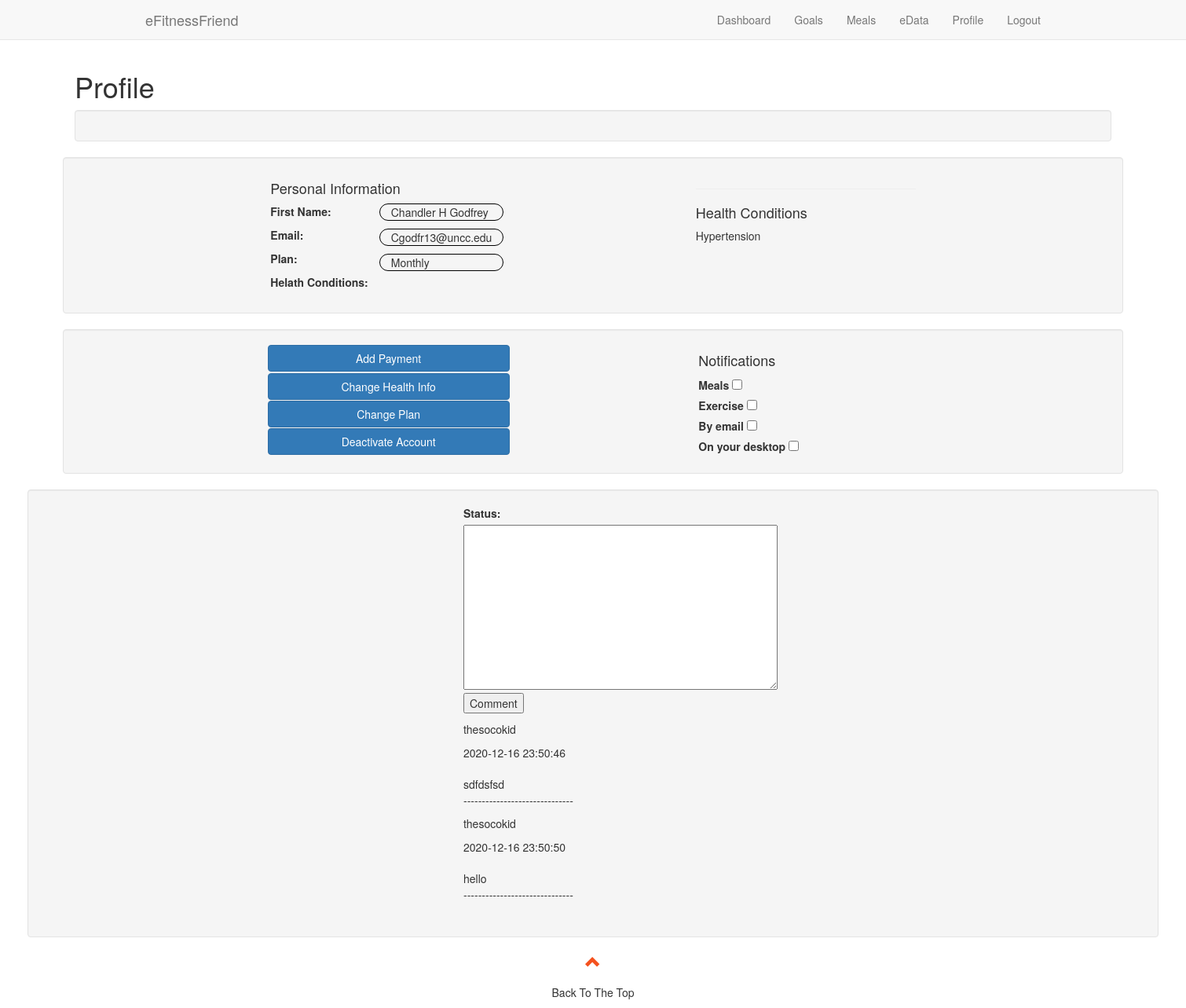
Screenshot of /profile.php (signed in) with the database file from the repository.
### tables this page shows
CREATE TABLE `user_plans` (
  `id` int(11) NOT NULL,
  `user_id` int(50) NOT NULL,
  `monthly` varchar(50) NOT NULL,
  `quartly` varchar(50) NOT NULL,
  `annual` varchar(50) NOT NULL
);

CREATE TABLE `user_data` (
  `id` int(100) NOT NULL,
  `user_id` int(128) NOT NULL,
  `medicalConditions` varchar(128) NOT NULL,
  `currentWeight` int(15) NOT NULL,
  `targetWeight` int(15) NOT NULL,
  `bloodPressure` varchar(9) NOT NULL,
  `targetBloodPressure` varchar(9) NOT NULL,
  `heartRate` int(9) NOT NULL,
  `bloodSugar` int(128) NOT NULL,
  `targetBloodSugar` int(9) NOT NULL,
  `targetCalories` int(15) NOT NULL,
  `age` int(100) NOT NULL,
  `height` varchar(100) NOT NULL
);

CREATE TABLE `user_comments` (
  `id` int(11) NOT NULL,
  `user_id` int(11) NOT NULL,
  `date` datetime NOT NULL,
  `message` varchar(500) NOT NULL
);

### profile.php (the view, shortened to what this page needs)
<!DOCTYPE html>
<html lang="en">
<head>
<body>
  <link rel="stylesheet" href="https://maxcdn.bootstrapcdn.com/bootstrap/3.4.1/css/bootstrap.min.css">
  <link rel="stylesheet" type="text/css" href="settings.css">
</head>
<div id="page-wrap">
<body id="myPage" data-spy="scroll" data-target=".navbar" data-offset="60">
  <div id="Dashboard" class="container-fluid">
    <div id="Goals" class="container-fluid">
      <div id="Meals" class="container-fluid">
        <div id="iData" class="container-fluid">
          <div id="Settings" class="container-fluid">
            <nav class="navbar navbar-default navbar-fixed-top">
              <div class="container">
                <div class="navbar-header">
                  <a class="navbar-brand" href="dashboard.html">eFitnessFriend</a>
                </div>
                <div class="collapse navbar-collapse" id="myNavbar">
                  <ul class="nav navbar-nav navbar-right">
                    <li><a href="dashboard.php">Dashboard</a></li>
                    <li><a href="goals.php">Goals</a></li>
                    <li><a href="meals.php">Meals</a></li>
                    <li><a href="edata.php">eData</a></li>
                    <li><a href="profile.php">Profile</a></li>
                    <li><a href="logout.php">Logout</a></li>
                  </ul>
                </div>
              </div>
            </nav>
            <div class="container-fluid settings">
              <h1>Profile</h1>
              <div class="top-container well">
                </div>
              </div>
              <div class="middle-container well">
                <div class="personal-info-container">
                  <h4>Personal Information</h4>
                  <div class="personal-info">
                  <div class="label-container">
                    <p>First Name:</p>
                    <p>Email:</p>
                    <p>Plan:</p>
                    <p>Helath Conditions:</p>
                  </div>
                  <div class="values-container">
                 <?php
                  $con = mysqli_connect('127.0.0.1', 'root','','e_fitness_friend');
                  $user_id = $_SESSION["userid"];
                  $query = "SELECT * FROM user_plans where `user_id`= $user_id";
                  $query_run = mysqli_query($con, $query);
                  while($row = mysqli_fetch_array($query_run)){
                  $plan = $row['monthly'];
                  }
                  echo "<p>" . $_SESSION["name"] . "</p>";
                  echo "<p>" . $_SESSION["email"] . "</p>";
                  echo "<p>" . $plan.  "</p>";
                    ?>
                  </div>
                </div>
                </div>
                <div class="display-info">
                  <hr>
                  <h4>Health Conditions</h4>
                          <?php
   $con = mysqli_connect('127.0.0.1', 'root','','e_fitness_friend');
                  $user_id = $_SESSION["userid"];
                  $query = "SELECT * FROM user_data where `user_id`= $user_id";
                  $query_run = mysqli_query($con, $query);
                  while($row = mysqli_fetch_array($query_run)){
                     echo $row['medicalConditions'];
                  }
                  ?>
                </div>
              </div>
              <div class="bottom-container well">
                <div class="payment-container ">
                  <button type="button" class="btn btn-primary" data-toggle="modal" data-target="#addPaymentModal">Add
                    Payment</button>
                  <button type="button" class="btn btn-primary" data-toggle="modal"
                    data-target="#changeBillingModal">Change Health Info</button>
                  <button type="button" class="btn btn-primary" data-toggle="modal"
                    data-target="#changePlanModal">Change Plan</button>
                  <button type="button" class="btn btn-primary" data-toggle="modal" data-target="#removePlanModal">Deactivate Account</button>
                        <br><br>
                        <br><br>
                        </div>
                      </div>
                    </div>
                  </div>
                          </div>
                        </div>
                      </div>
                    </div>
                <div class="notifications-container">
                  <h4>Notifications</h4>
                  <div class="meals-choice">
                    <label for="meals">Meals</label>
                    <input type="checkbox" id="meals">
                  </div>
                  <div class="exercise-choice">
                    <label for="exercise">Exercise</label>
                    <input type="checkbox" id="exercise">
                  </div>
                  <div class="email-choice">
                    <label for="email">By email</label>
                    <input type="checkbox" id="email">
                  </div>
                  <div class="desktop-choice">
                    <label for="desktop">On your desktop</label>
                    <input type="checkbox" id="desktop">
                  </div>
                </div>
<div class="bottom-container well">
                <div class="form-group">
                  <label for="comment">Status:</label>
          <?php
                include 'commentSystemDis.php';
                echo "<form method='POST' action='".setUserComments($con)."'>
                      <input type='hidden' name='uid' >
                      <input type='hidden' name='date' value='".date('Y-m-d H:i:s')."'>
                      <textarea name='message'></textarea><br>
                      <button type='submit' name='commentSubmit'>Comment</button>
                      </form>";
                      getUserComments($con);
                  ?>
</div>
</div>
<footer class="container-fluid text-center">
  <a href="#myPage" title="To Top">
    <span class="glyphicon glyphicon-chevron-up"></span>
  </a>
  <p>Back To The Top</a></p>
</footer>
</body>
</html>

### commentSystemDis.php (shortened to what this page needs)
<?php
 function getUserComments($con){
 	$sql = "SELECT * FROM user_comments";
 	$result = $con->query($sql);
 	while ($row = $result->fetch_assoc()){
 		echo "<div class='comment-box'><p>";
 echo "<p>" . $_SESSION["useruid"] . "</p>";
 	    echo $row['date']."<br></br>";
 		echo $row['message']. "<br>";
 		echo "<p> ------------------------------</p>";
 		echo "</p></div>";
 	}
 }
 ?>

### settings.css (style rules this page uses)
footer .glyphicon { font-size: 20px; margin-bottom: 20px; color: #f4511e; }
.settings { margin-top: 5em; }
.top-container { display: flex; justify-content: space-evenly; }
.form-group { margin-left: 5em; }
.form-group textarea { height: 15em; }
.middle-container .label-container { display: flex; flex-flow: column; justify-content: space-around; }
.middle-container { display: flex; justify-content: space-evenly; }
.middle-container .display-info { width: 20em; }
.middle-container .personal-info { display: flex; }
.middle-container .values-container p { border: 1px solid black; margin-left: 1em; padding-left: 1em; padding-right: 1em; border-radius: 1em; }
.middle-container .label-container { font-weight: bold; }
.bottom-container { display: flex; justify-content: space-evenly; }
.bottom-container .payment-container { display: flex; flex-flow: column; width: 22em; justify-content: space-between; }
.bottom-container .notifications-container { display: flex; flex-flow: column; width: 20em; }
#page-wrap { width: 1500px; margin: 0 auto; }
textarea { width: 400px; height: 80px; }

### rows the page displays
user_plans: monthly "Monthly"
user_data: medicalConditions "Hypertension"
user_comments: date "2020-12-16 23:50:46", message "sdfdsfsd"
user_comments: date "2020-12-16 23:50:50", message "hello"

### other values shown
$_SESSION["name"] "Chandler H Godfrey"
$_SESSION["email"] "Cgodfr13@uncc.edu"
